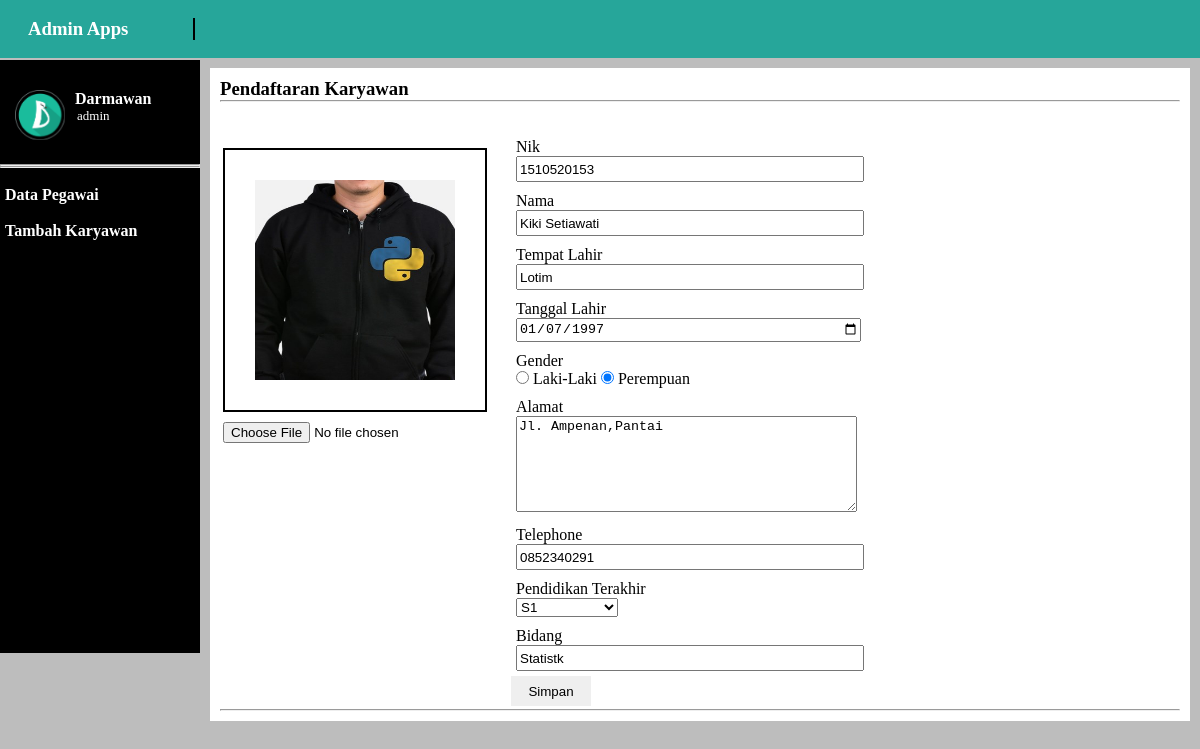
Screenshot of /index.php?p=ubah&id=3 (signed in) with the database file from the repository.
### tables this page shows
CREATE TABLE `tbl_karyawan` (
  `id` int(11) NOT NULL,
  `nik` varchar(10) NOT NULL,
  `nama` varchar(30) NOT NULL,
  `tmp_lahir` varchar(20) NOT NULL,
  `tgl_lahir` date NOT NULL,
  `gender` varchar(10) NOT NULL,
  `alamat` varchar(30) NOT NULL,
  `tlp` varchar(12) NOT NULL,
  `pdd_terakhir` varchar(30) NOT NULL,
  `bidang` varchar(30) NOT NULL,
  `img` varchar(100) DEFAULT NULL
);

### index.php (called while the page is built, shortened)
<?php
class karyawan{
	function koneksi(){
		$host = "localhost";
		$username = "root";
		$password = "parkour88";
		$database = "karyawan";
		return mysqli_connect($host, $username, $password, $database) or die ('Database connection problem.');
    }
    function ubah(){
        include 'update.php';
    }
}
$page = isset($_GET['p']) ? $_GET['p'] : "index";
$data = new Karyawan();
$data->{$page}();
?>

### update.php (the view, shortened to what this page needs)
<!DOCTYPE html>
<html lang="en">
<head>
    <link rel="stylesheet" type="text/css" href="asset/animate.css">
</head>
<body>
    <div class="wrapper">
        <nav class="nav">
            <div class="nav-left">
                <a href="index.php?=index">
                    <h3>Admin Apps</h3>
                </a>
            </div>
        </nav>
        <div class="sidebar">
            <div class="side-header">
                <img src="<?php echo $_SESSION['img'] ?>" alt="img!" style="float:left" width="50" height="50" class="animated flipInY">
                <h4 style="margin-left:60px;" class="animated flipInY"><?php echo $_SESSION['username'] ?></h4>
                <p style="margin-left:62px; font-size:13px;" class="animated flipInY"><?php echo $_SESSION['level'] ?></p>
            </div>
            <hr/>
            <hr/>
            <br/>
            <div class="side-menu">
            <a href="index.php?p=index">
                <h4 >Data Pegawai</h4>
            </a>
            <a href="index.php?p=tambah">
                <h4>Tambah Karyawan</h4>
            </a>
            </div>
        </div>
        <div class="content">
            <div class="container animated rollIn">
                <h3>Pendaftaran Karyawan</h3>
                <hr>
                <br>
                <div class="form">
                    <table>
                        <tr>
                            <?php
                                $id = $_GET['id'];
                                $sql = mysqli_query($this->koneksi(),
                                    "SELECT * FROM tbl_karyawan WHERE id='$id'");
                                $row = mysqli_fetch_object($sql);
                            ?>
                            <form action="index.php?p=proses_ubah" method="post" id="form" enctype="multipart/form-data">
                                <td>
                                    <div class="card">
                                        <div class="card-content">
                                            <img id="output" src="<?php echo $row->img ?>" alt="! image" width="200" height="200">
                                        </div>
                                        <div class="card-actions">
                                            <input type="file" name="images" class="button-input" onchange="loadFile(event)">
                                        </div>
                                    </div>
                                </td>
                                <td>&nbsp;&nbsp;&nbsp;&nbsp;</td>
                                <td>
                                    <div class="input-group">
                                    </div>
                                    <div class="input-group">
                                        <label for="">Nik</label>
                                        <br/>
                                        <input class="input-form" type="text" name="nik" id="nik" value="<?php echo $row->nik ?>">
                                        <br/>
                                    </div>
                                    <div class="input-group">
                                        <label for="">Nama</label>
                                        <br/>
                                        <input class="input-form" type="text" name="nama" id="nama" value="<?php echo $row->nama ?>">
                                        <br/>
                                    </div>
                                    <div class="input-group">
                                        <label for="">Tempat Lahir</label>
                                        <br/>
                                        <input class="input-form" type="text" name="tempat" id="tempat" value="<?php echo $row->tmp_lahir ?>">
                                        <br/>
                                    </div>
                                    <div class="input-group">
                                        <label for="">Tanggal Lahir</label>
                                        <br/>
                                        <input class="input-form" type="date" data-date-format="DD MMMM YYYY" name="tanggal" id="tanggal" value="<?php echo $row->tgl_lahir ?>">
                                        <br/>
                                    </div>
                                    <div class="input-group">
                                        <label for="">Gender</label>
                                        <br/>
                                        <input <?php if ($row->gender == "Laki" ) echo 'checked' ?> type="radio" name="jk" value="Laki" id="jk" > Laki-Laki
                                        <input <?php if ($row->gender == "Perempuan" ) echo 'checked' ?> id="jk" type="radio" name="jk" value="Perempuan"> Perempuan
                                    </div>
                                    <div class="input-group">
                                        <label for="">Alamat</label>
                                        <br/>
                                        <textarea name="alamat" rows="6" cols="40" id="alamat"><?php echo $row->alamat ?></textarea>
                                    </div>
                                    <div class="input-group">
                                        <label for="">Telephone</label>
                                        <br/>
                                        <input class="input-form" type="text" name="tlp" id="tlp" value="<?php echo $row->tlp ?>">
                                        <br/>
                                    </div>
                                    <div class="input-group">
                                        <label for="">Pendidikan Terakhir</label>
                                        <br/>
                                        <select name="pendidikan" id="pendidikan">
                                            <option <?php if ($row->pdd_terakhir == "S1" ) echo 'selected' ?> value="S1">S1</option>
                                        </select>
                                    </div>
                                    <div class="input-group">
                                        <label for="">Bidang</label>
                                        <br/>
                                        <input class="input-form" type="text" id="bidang" name="bidang" value="<?php echo $row->bidang ?>">
                                        <br/>
                                    </div>
                                    <button type="submit" class="button-form" name="submit">Simpan</button>
                                </td>
                            </form>
                         </tr>
                    </table>
                    <hr>
                </div>
            </div>
        </div>
    </div>
</body>
</html>

### update.php (style rules this page uses)
* { margin: 0; }
body { background-color: #BDBDBD; font-family: 'Times New Roman', Times, serif; }
.wrapper { width: auto; margin: auto; }
.nav { position: fixed; background-color: #26A69A; width: 1330px; padding: 18px; }
.sidebar { float: left; background: black; color: white; margin-left: 0px; width: 200px; height: 593px; position: fixed; margin-top: 60px; }
.nav-left { margin-left: 10px; float: left; border-right:2px solid; padding-right:65px; }
a { color: white; text-decoration: none; }
.side-menu h4 { text-decoration: none; margin-left: 5px; }
.content { padding: 10px; }
.input-form { height: 20px; width: 340px; }
.input-group { padding: 5px; }
.button-form { width: 80px; height: 30px; cursor: pointer; border: 0; }
.button-input { margin-top: 10px; height: 30px; cursor: pointer; border: 0; }
.container { margin-left: 200px; height: auto; margin-top: 58px; padding: 10px; background-color: white; }
.card { margin-top: -230px; }
.card-content { border: 2px solid black; padding: 30px; height: 200px; }
.side-header { margin-top:30px; margin-bottom:40px; margin-left:15px; }

### rows the page displays
tbl_karyawan: img (picture), nik "1510520153", nama "Kiki Setiawati", tempat "Lotim", tanggal "01/07/1997", gender "☑", alamat "Jl. Ampenan,Pantai", tlp "0852340291", pendidikan "S1", bidang "Statistk"

### other values shown
$_SESSION['username'] "Darmawan"
$_SESSION['level'] "admin"
